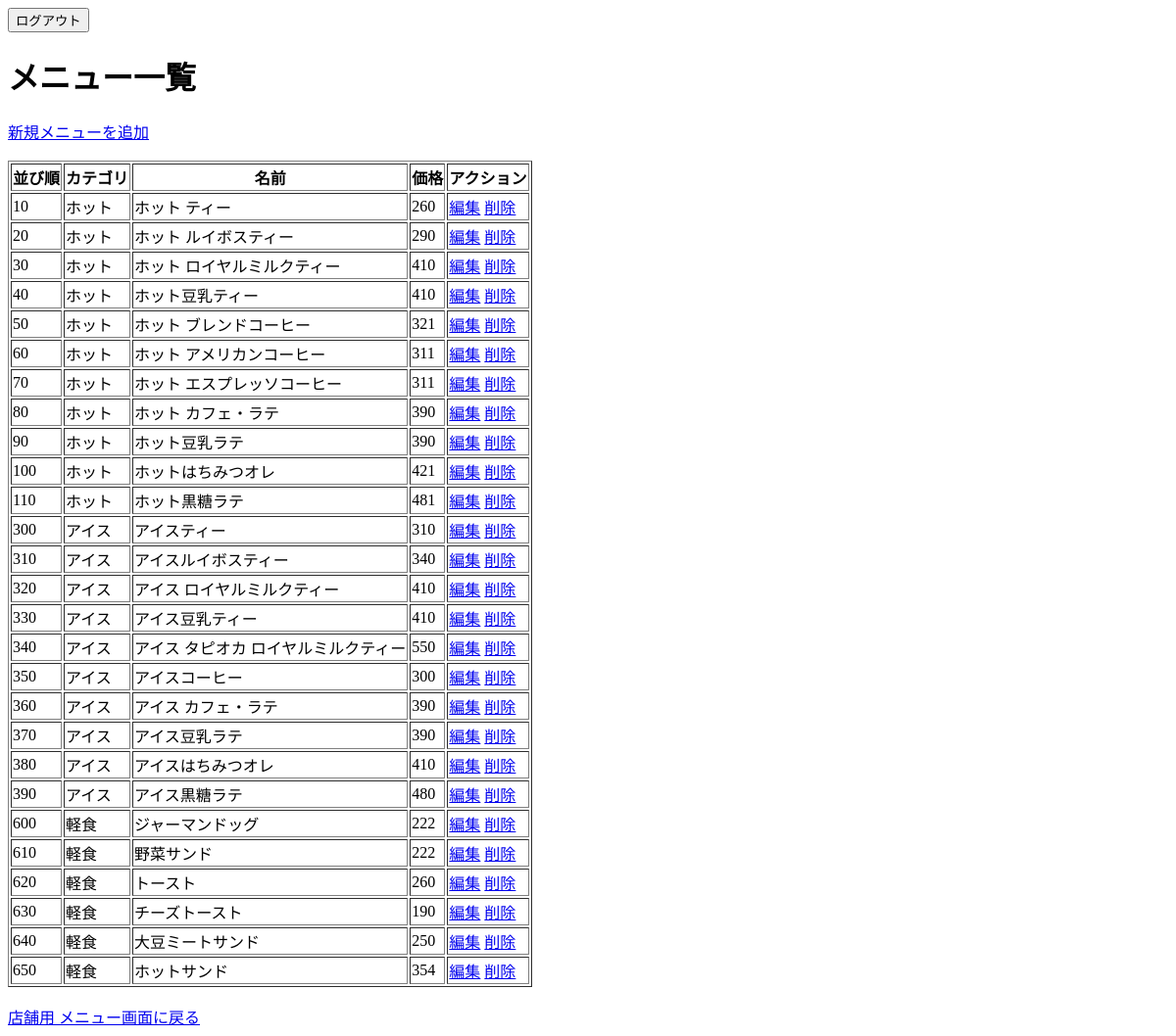
The app's page /menu/ (signed in), older data.
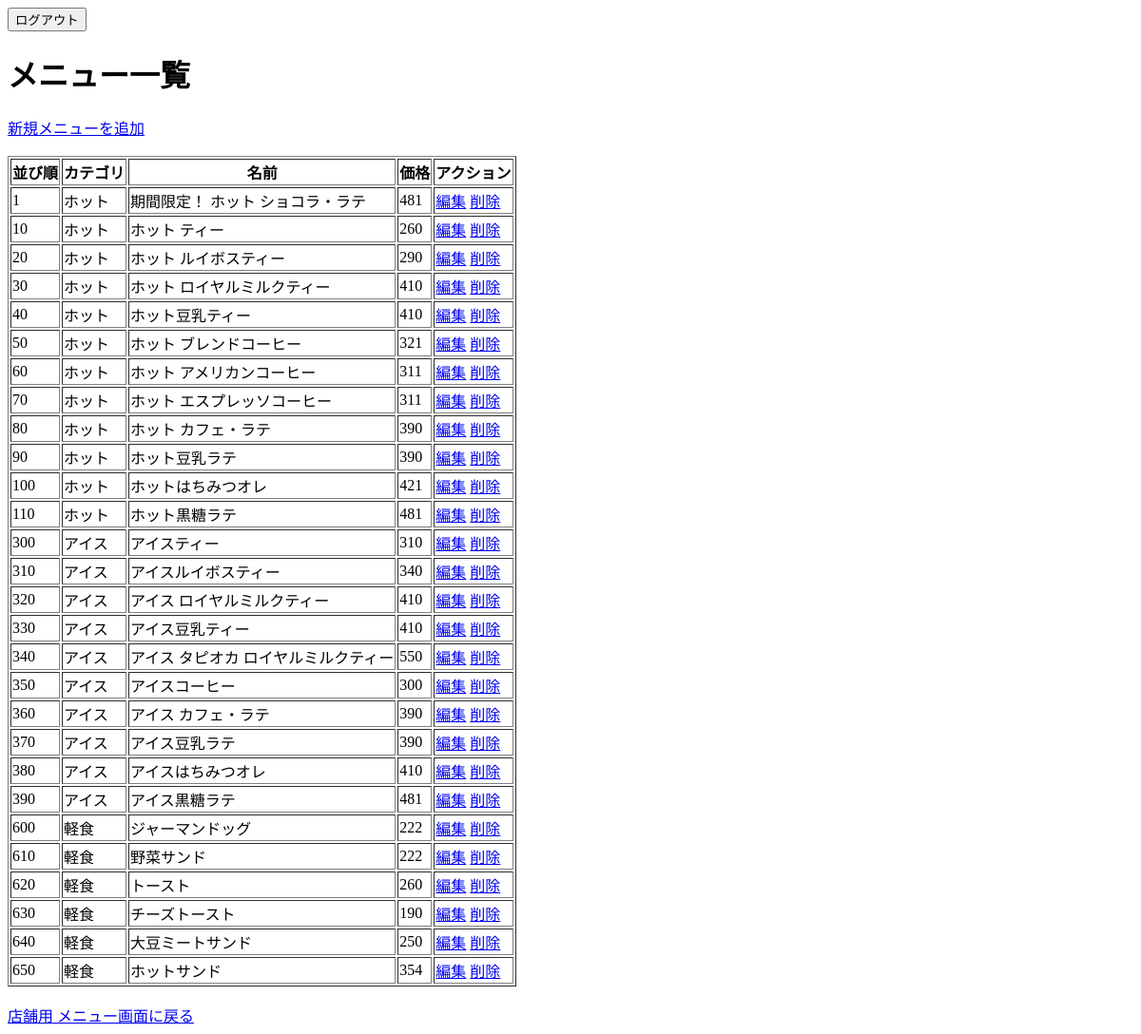
The same page, newer data.
### reservations/models.py (models this page shows, shortened)
class Items(models.Model):
    category = models.CharField(max_length=100, verbose_name="カテゴリ")
    name = models.CharField(max_length=200, verbose_name="品名")
    price = models.IntegerField(verbose_name="価格（税抜）")
    sort = models.IntegerField(verbose_name="ソート用")

### reservations/views.py (the view)
# urls.py: path('menu/', views.ItemListView.as_view(), name='menu'),
class ItemListView(LoginRequiredMixin, ListView):
    model = Items
    template_name = 'reservations/item_list.html'
    context_object_name = 'items'  # テンプレート内で使う変数名
    def get_queryset(self):
        return Items.objects.all().order_by('sort')

### reservations/templates/reservations/item_list.html (shortened to what this page needs)
{% extends 'base.html' %}
{% block content %}
    <h1>メニュー一覧</h1>
    <a href="{% url 'menu_create' %}">新規メニューを追加</a>
    <br><br>
    <table border="1">
        <thead>
            <tr>
                <th>並び順</th>
                <th>カテゴリ</th>
                <th>名前</th>
                <th>価格</th>
                <th>アクション</th>
            </tr>
        </thead>
        <tbody>
            {% for item in items %}
                <tr>
                    <td>{{ item.sort }}</td>
                    <td>{{ item.category }}</td>
                    <td>{{ item.name }}</td>
                    <td>{{ item.price }}</td>
                    <td>
                        <a href="{% url 'menu_edit' item.pk %}">編集</a>
                        <a href="{% url 'menu_delete' item.pk %}">削除</a>
                    </td>
                </tr>
            {% endfor %}
        </tbody>
    </table>
    <br>
    <a href="{% url 'menu_shop' %}">店舗用 メニュー画面に戻る</a>
{% endblock %}

Row changes from the older to the newer data that the page shows:
added Items: sort "1", category "ホット", name "期間限定！ ホット ショコラ・ラテ", price "481"
changed Items "アイス黒糖ラテ": price "480" → "481"
